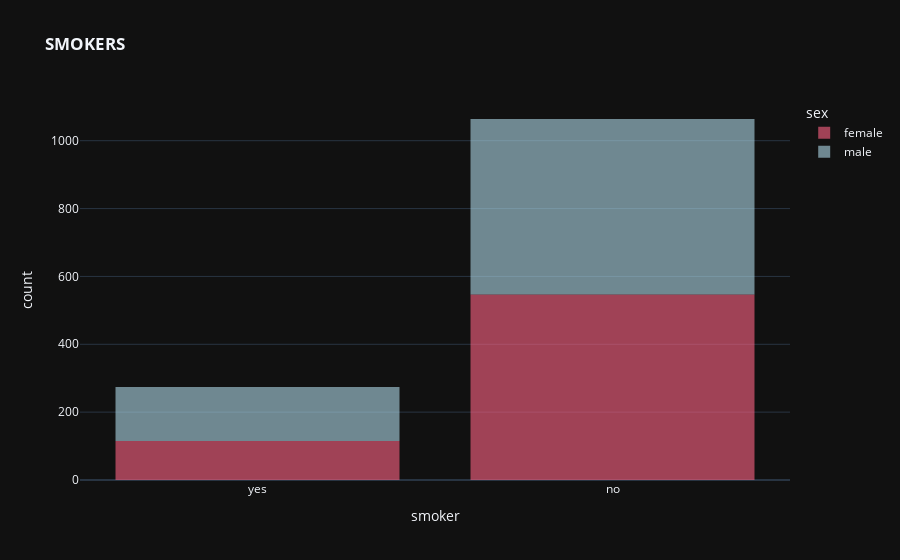

The cell this chart's notebook holds for it:
### Code cell
px.histogram(med_df, 
             x='smoker', 
             color='sex', 
             title= '<b>SMOKERS</b>', 
             template='plotly_dark',
             color_discrete_sequence=[pastel_red, Pastel_blue])

### Figure 1 — Plotly figure (JSON) as saved in the notebook; plotly's stock layout.template omitted (floating-point values rounded to 4 significant figures; data arrays with more than 128 entries replaced by an {"elided": "..."} marker saying what was removed)
{"data": [{"bingroup": "x", "hovertemplate": "sex=female<br>smoker=%{x}<br>count=%{y}<extra></extra>", "legendgroup": "female", "marker": {"color": "rgba(255, 99, 132, 0.6)", "pattern": {"shape": ""}}, "name": "female", "orientation": "v", "showlegend": true, "type": "histogram", "x": {"elided": "662 str values"}, "xaxis": "x", "yaxis": "y"}, {"bingroup": "x", "hovertemplate": "sex=male<br>smoker=%{x}<br>count=%{y}<extra></extra>", "legendgroup": "male", "marker": {"color": "rgba(173, 216, 230, 0.6)", "pattern": {"shape": ""}}, "name": "male", "orientation": "v", "showlegend": true, "type": "histogram", "x": {"elided": "676 str values"}, "xaxis": "x", "yaxis": "y"}], "layout": {"barmode": "relative", "legend": {"title": {"text": "sex"}, "tracegroupgap": 0}, "title": {"text": "<b>SMOKERS</b>"}, "xaxis": {"anchor": "y", "domain": [0, 1], "title": {"text": "smoker"}}, "yaxis": {"anchor": "x", "domain": [0, 1], "title": {"text": "count"}}}}
